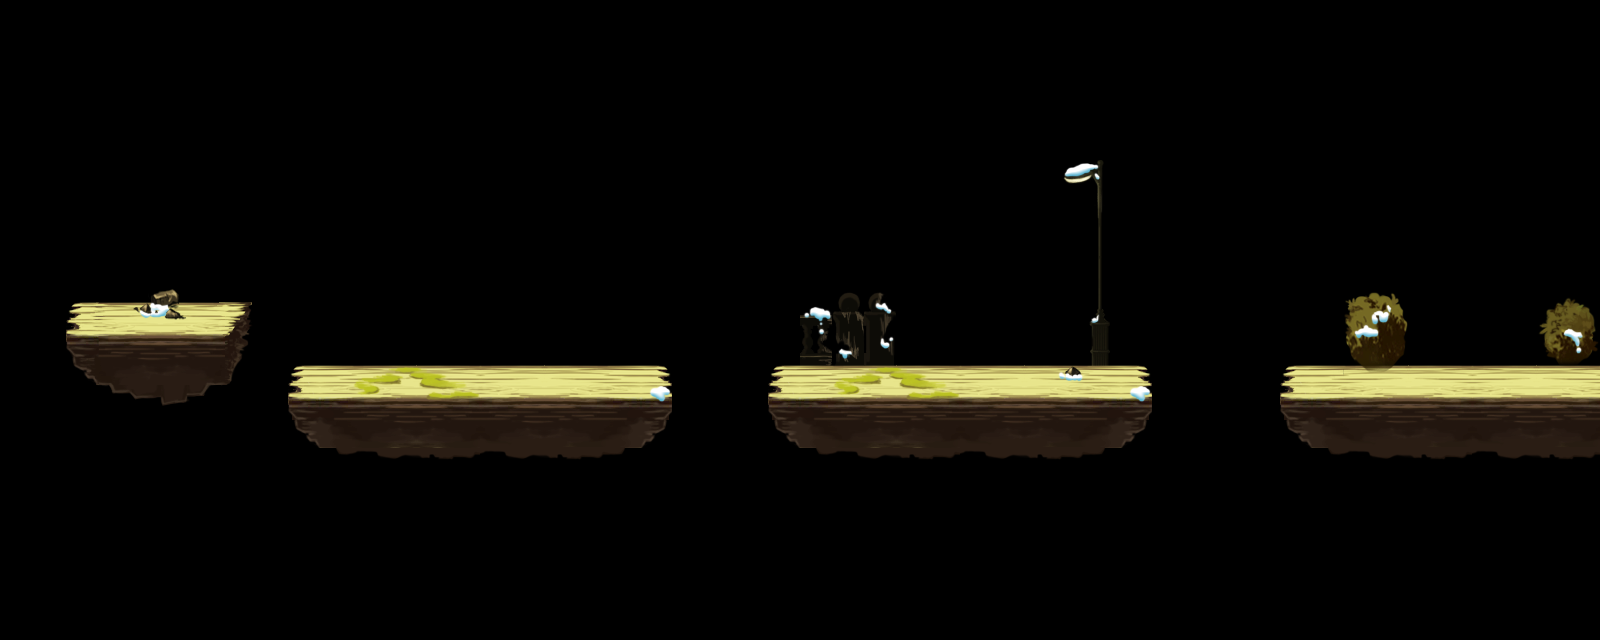

This is a level from a 2D game, rendered from its Tiled map with the project's own tilesets. A one-line summary and the map file follow, with tile-layer data summarised:
An orthogonal 50x20 tile map with 32x32 px tiles, 5 tile layers (tile_terrain_deco_back, tile_terrain_0, tile_terrain_1, tile_terrain_2, ...) and 20 objects (7x coin, 5x tuzigongjianshoufly, tuzifashi, bigcoin, light, ...).

<map version="1.0" orientation="orthogonal" width="50" height="20" tilewidth="32" tileheight="32">
 <properties>
  <property name="offsetX" value="0" />
  <property name="offsetY" value="4" />
 </properties>
 <tileset firstgid="1" name="s01" tilewidth="32" tileheight="32">
  <image source="s01.png" width="992" height="512" />
 </tileset>
 <layer name="tile_terrain_deco_back" width="50" height="20">
  <data>[1000 cells, 66 non-empty, 53 distinct tile ids]</data>
 </layer>
 <layer name="tile_terrain_0" width="50" height="20">
  <data>[1000 cells, 8 non-empty, 4 distinct tile ids]</data>
 </layer>
 <layer name="tile_terrain_1" width="50" height="20">
  <data>[1000 cells, 206 non-empty, 93 distinct tile ids]</data>
 </layer>
 <layer name="tile_terrain_2" width="50" height="20">
  <data>[1000 cells, 19 non-empty, 19 distinct tile ids]</data>
 </layer>
 <layer name="tile_terrain_deco_front" width="50" height="20">
  <data>[1000 cells, 0 non-empty, 0 distinct tile ids]</data>
 </layer>
 <objectgroup name="obj_terrain" width="50" height="20">
  <object x="75" y="320" width="160" height="32" />
  <object x="768" y="384" width="384" height="32" />
  <object x="1280" y="384" width="320" height="32" />
  <object x="288" y="384" width="384" height="32" />
 </objectgroup>
 <objectgroup name="obj_enemies" width="50" height="20">
  <object type="tuzigongjianshoufly" x="640" y="288" width="32" height="32">
   <properties>
    <property name="cmd" value="fn;w,3,-5;" />
   </properties>
  </object>
  <object type="tuzigongjianshoufly" x="32" y="192" width="32" height="32">
   <properties>
    <property name="cmd" value="fn;w,3,-5;" />
   </properties>
  </object>
  <object type="tuzigongjianshoufly" x="1024" y="160" width="32" height="32">
   <properties>
    <property name="cmd" value="fn;w,1,5,-5;" />
   </properties>
  </object>
  <object type="tuzigongjianshoufly" x="416" y="160" width="32" height="32">
   <properties>
    <property name="cmd" value="fn;w,3,-5;" />
   </properties>
  </object>
  <object type="tuzifashi" x="1568" y="320" width="32" height="32" />
 </objectgroup>
 <objectgroup name="obj_objects" width="50" height="20">
  <object type="bigcoin" x="928" y="256" width="32" height="32" />
  <object type="coin" x="1536" y="256" width="32" height="32" />
  <object type="coin" x="1568" y="288" width="32" height="32" />
  <object type="coin" x="1440" y="256" width="32" height="32" />
  <object type="coin" x="1408" y="256" width="32" height="32" />
  <object type="coin" x="1504" y="256" width="32" height="32" />
  <object type="coin" x="1472" y="256" width="32" height="32" />
  <object type="coin" x="1568" y="224" width="32" height="32" />
  <object type="light" x="1056" y="160" width="32" height="32" />
 </objectgroup>
 <objectgroup name="obj_enemies_alt" width="50" height="20">
  <object type="tuzigongjianshou" x="1056" y="320" width="32" height="32" />
  <object type="tuzigongjianshoufly" x="224" y="96" width="32" height="32">
   <properties>
    <property name="cmd" value="fn;w,3,5,-1;" />
   </properties>
  </object>
 </objectgroup>
</map>
